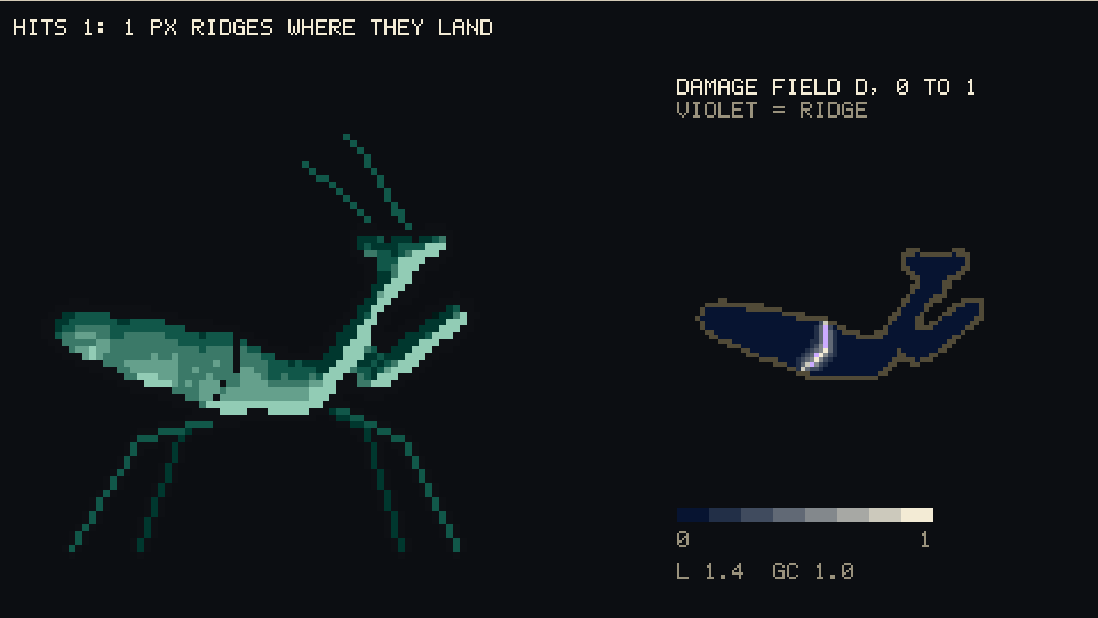
#> input picture frontier/targets/renders/boss-reaper_03__phase-field-fracture-hits-grow-1-px-crack-ridges.png, 1098 x 618 px; its folder holds only this picture in this run
$ python sheet.py
#> lines starting #> are read from the running program, lines starting #| are printed output that depends on the picture
"""Contact sheet of renders on the UI's dark panel colour, for review."""
import sys, glob, os
from PIL import Image
d = os.path.join(os.path.dirname(os.path.abspath(__file__)), 'renders')
fs = sorted(glob.glob(d + '/*.png')) if len(sys.argv) < 3 else [f'{d}/{n}.png' for n in sys.argv[2:]]
S = 200; cols = min(6, len(fs)); rows = (len(fs) + cols - 1) // cols
im = Image.new('RGBA', (cols * (S + 20) + 20, rows * (S + 20) + 20), (43, 33, 22, 255))
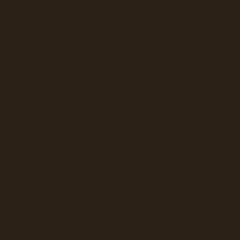
#> im: PIL image 240x240 RGBA; mean R, G, B, A 43, 33, 22, 255
for i, f in enumerate(fs):
    t = Image.open(f).resize((S, S), Image.LANCZOS)
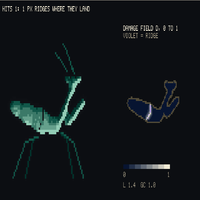
#> t: PIL image 200x200 RGB; mean R, G, B 17.1, 21.8, 25
#> (the run stopped early here; a loop or call above may not have finished)

$ run again, on frontier/targets/renders/system_04__live-motion-meter-changed-pixel-share-per-tier-a.png
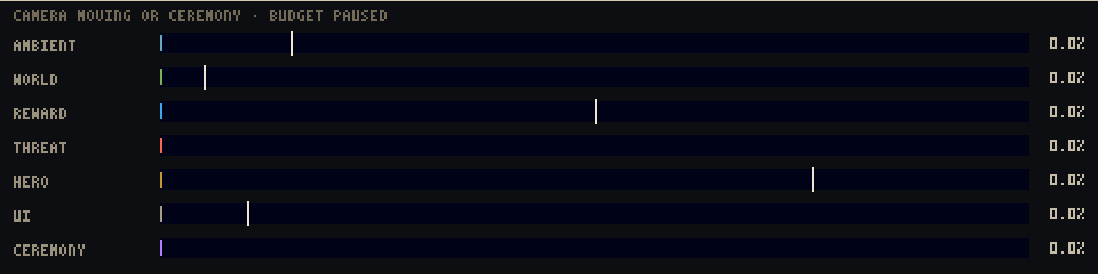
#> input picture frontier/targets/renders/system_04__live-motion-meter-changed-pixel-share-per-tier-a.png, 1098 x 274 px
#> `t = Image.open(f).resize((S, S), Image.LANCZOS)`:
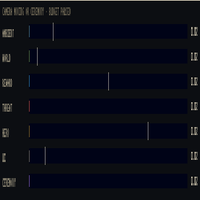
#> t: PIL image 200x200 RGB; mean R, G, B 10.3, 12.4, 22.5
